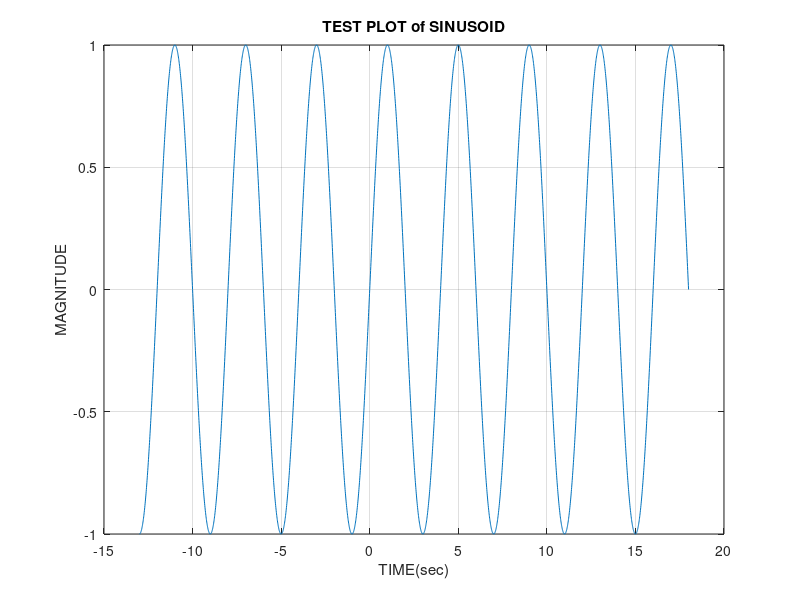

Write the MATLAB code that produced this figure. (Note: this script raises an error after producing the figure.)
#a
r = -3:5;
cos(pi*r/4)

#b
yy = [];
for g = 0:13
  yy(g+1) = sin(g*pi/3)
endfor
yy

g = 1:13;
g
yy = sin(g*pi/3)

#c
t = -13:0.01:18;
x = sin(2*pi*0.25*t);
plot(t,x), grid on
title('TEST PLOT of SINUSOID')
xlabel('TIME(sec)')
ylabel('MAGNITUDE')

#d
sinusoid
type sinusoid
which sinusoid

#e
t = -13:0.01:18;
x = sin(2*pi*0.25*t);
plot(t,x), grid on
title('TEST PLOT of SINUSOID')
xlabel('TIME(sec)')
ylabel('MAGNITUDE')
hold on
y = 0.5*cos(2*pi*0.2*t);
plot(t,y), grid on